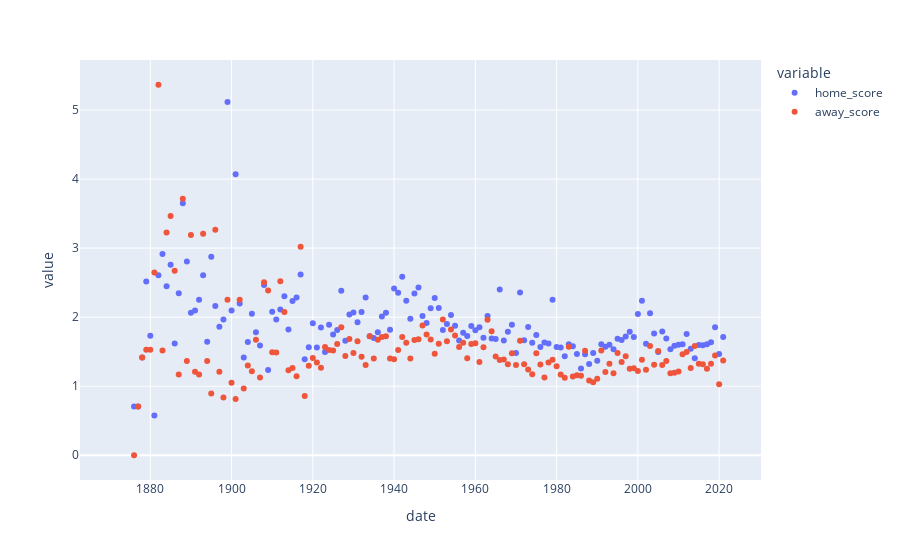

Notebook source saved alongside this figure:
### Code cell
date1=df.groupby([an,]).std()
print(date1)
fig1=px.scatter(date1)
fig1.show()

### Figure 1 — Plotly figure (JSON) as saved in the notebook; plotly's stock layout.template omitted (floating-point values rounded to 4 significant figures; data arrays with more than 128 entries replaced by an {"elided": "..."} marker saying what was removed)
{"data": [{"hovertemplate": "variable=home_score<br>date=%{x}<br>value=%{y}<extra></extra>", "legendgroup": "home_score", "marker": {"color": "#636efa", "symbol": "circle"}, "mode": "markers", "name": "home_score", "orientation": "v", "showlegend": true, "type": "scatter", "x": {"elided": "150 int values"}, "xaxis": "x", "y": {"elided": "150 float values"}, "yaxis": "y"}, {"hovertemplate": "variable=away_score<br>date=%{x}<br>value=%{y}<extra></extra>", "legendgroup": "away_score", "marker": {"color": "#EF553B", "symbol": "circle"}, "mode": "markers", "name": "away_score", "orientation": "v", "showlegend": true, "type": "scatter", "x": {"elided": "150 int values"}, "xaxis": "x", "y": {"elided": "150 float values"}, "yaxis": "y"}], "layout": {"legend": {"title": {"text": "variable"}, "tracegroupgap": 0}, "margin": {"t": 60}, "xaxis": {"anchor": "y", "domain": [0, 1], "title": {"text": "date"}}, "yaxis": {"anchor": "x", "domain": [0, 1], "title": {"text": "value"}}}}
